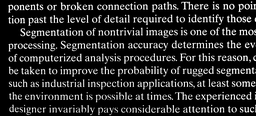
#> input picture hw5/img/Fig0929(a)(text_image).tif, 256 x 116 px, shrunk from 2018 x 918 before the run; the run also reads 1 picture not shown here
$ python main.py   (older library calls are emulated)
#> lines starting #> are read from the running program, lines starting #| are printed output that depends on the picture; after the words box and inside, x2 and y2 are one past the last pixel; in counts of white or black regions, pixels touching at a corner belong together
import cv2
import matplotlib.pylab as plt
import numpy as np


######################################## 二值形态学 ########################################3

# 二值化
def binarize(img: np.ndarray) -> np.ndarray:
    level = int(2 ** (8 * img.nbytes / img.size))
    out = np.zeros_like(img, dtype=np.bool)
    out[img >= level / 2] = True
    return out


# 重建图像
def debinarize(img_bin: np.ndarray, level: int) -> np.ndarray:
    img = np.zeros_like(img_bin, dtype=np.uint8)
    img[img_bin] = level - 1
    return img


# 膨胀，kernel 为十字
def dilate_cross(img: np.ndarray) -> np.ndarray:
    assert img.ndim == 2 and img.dtype == np.bool
    # 加一个边框加速计算
    tmp = np.pad(img, pad_width=[(1, 1), (1, 1)], mode='constant', constant_values=0)
    index_i, index_j = np.where(tmp)
    tmp[index_i - 1, index_j] = True
    tmp[index_i + 1, index_j] = True
    tmp[index_i, index_j - 1] = True
    tmp[index_i, index_j + 1] = True
    return tmp[1:-1, 1:-1].copy()


# 膨胀，kernel 为 51x1
def dilate_51x1(img: np.ndarray) -> np.ndarray:
    assert img.ndim == 2 and img.dtype == np.bool
    # 加一个边框加速计算
    tmp = np.pad(img, pad_width=[(25, 25), (0, 0)], mode='constant', constant_values=0)
    index_i, index_j = np.where(tmp)
    for d in range(-25, 26, 1):
        tmp[index_i + d, index_j] = True
    return tmp[25:-25, :].copy()


def fill_hole(img: np.ndarray) -> np.ndarray:
    assert img.ndim == 2 and img.dtype == np.bool
    marker = np.zeros(shape=(img.shape[0] + 2, img.shape[1] + 2), dtype=np.bool)
    marker[0, :] = True
    marker[-1, :] = True
    marker[:, 0] = True
    marker[:, -1] = True
    mask = marker.copy()
    mask[1:-1, 1:-1] = ~img
    while True:
        marker_pre = marker
        dilation = dilate_cross(marker)
        marker = dilation & mask
        if np.all(marker_pre == marker):
            break
    return ~marker[1:-1, 1:-1]


def extract_long_character(img: np.ndarray) -> np.ndarray:
    assert img.ndim == 2 and img.dtype == np.bool
    marker = ~dilate_51x1(~img)
    # 通过膨胀重建
    mask = img
    while True:
        marker_pre = marker
        dilation = dilate_cross(marker)
        marker = dilation & mask
        if np.all(marker_pre == marker):
            break
    return marker


def clear_boundary(img: np.ndarray) -> np.ndarray:
    assert img.ndim == 2 and img.dtype == np.bool
    marker = img.copy()
    marker[1:-1, 1:-1] = False
    # 通过膨胀重建
    mask = img
    while True:
        marker_pre = marker
        dilation = dilate_cross(marker)
        marker = dilation & mask
        if np.all(marker_pre == marker):
            break
    return marker ^ img


def binary_morphology_exp():
    img = cv2.imread('img/Fig0929(a)(text_image).tif')
#> img is the input picture: shape (116, 256, 3); min 0, max 255, mean 38.3
    img = cv2.cvtColor(img, cv2.COLOR_RGB2GRAY)
#> img: shape (116, 256)
    img_bin = binarize(img)
#> in binarize, `level = int(2 ** (8 * img.nbytes / img.size))`: level = 256
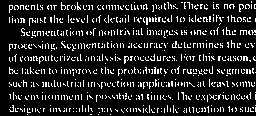
#> img_bin: shape (116, 256) bool; 13.4% white in thin lines or dots
    img_bin_fill_hole = fill_hole(img_bin)
#> in fill_hole, `mask[1:-1, 1:-1] = ~img`: mask: shape (118, 258) bool; 87% white; black in thin lines or dots
#> after the loop in fill_hole, `while True:`: marker: shape (118, 258) bool; 86.9% white; black in thin lines or dots
#> in fill_hole, `return ~marker[1:-1, 1:-1]`: returned value: shape (116, 256) bool; 13.4% white in thin lines or dots
    img_out = debinarize(img_bin_fill_hole, 256)
#> img_out: shape (116, 256); 13.4% white in thin lines or dots
    print('孔洞填充 => text_fill_hole.png')
    cv2.imwrite('result/text_fill_hole.png', img_out)
    img_bin_extract_long_char = extract_long_character(img_bin)
#> in dilate_51x1, `tmp = np.pad(img, pad_width=[(25, 25), (0, 0)], mode='constant', const..`: tmp: shape (166, 256) bool; 60.5% white; 752 black regions (746 under 20 px), largest, box (x1, y1, x2, y2) and area: (0, 0, 256, 25) 6400, (0, 141, 256, 166) 6400, (9, 92, 18, 99) 21, (29, 43, 36, 51) 20, (124, 81, 129, 89) 20, (243, 81, 248, 86) 20
#> in dilate_51x1, `tmp = np.pad(img, pad_width=[(25, 25), (0, 0)], mode='constant', const..`: img: shape (116, 256) bool; 86.6% white; black in thin lines or dots
#> after the loop in dilate_51x1, `for d in range(-25, 26, 1):`: tmp: shape (166, 256) bool; every value is 1
#> in dilate_51x1, `return tmp[25:-25, :].copy()`: returned value: shape (116, 256) bool; every value is 1
#> in extract_long_character, `marker = ~dilate_51x1(~img)`: marker: shape (116, 256) bool; every value is 0
    img_out = debinarize(img_bin_extract_long_char, 256)
    print('长字符提取 => text_extract_long_character.png')
    cv2.imwrite('result/text_extract_long_character.png', img_out)
    img_bin_clear_boundary = clear_boundary(img_bin)
#> in clear_boundary, `marker[1:-1, 1:-1] = False`: marker: shape (116, 256) bool; 0.08% white in thin lines or dots, all inside (x1, y1, x2, y2) = (255, 4, 256, 112)
#> after the loop in clear_boundary, `while True:`: marker: shape (116, 256) bool; 0.13% white in thin lines or dots, all inside (x1, y1, x2, y2) = (253, 4, 256, 112)
#> in clear_boundary, `return marker ^ img`: returned value: shape (116, 256) bool; 13.2% white in thin lines or dots
    img_out = debinarize(img_bin_clear_boundary, 256)
#> img_out: shape (116, 256); 13.2% white in thin lines or dots
    print('清除边界 => text_clear_boundary.png')
    cv2.imwrite('result/text_clear_boundary.png', img_out)


#################################### 灰度形态学 ########################################3

# 膨胀
def dilate_flat_round(img: np.ndarray, radius: int) -> np.ndarray:
    assert img.ndim == 2
    # 找到结构体的点
    di = []
    dj = []
    for x in range(-radius, radius + 1):
        for y in range(-radius, radius + 1):
            if round(np.sqrt(x ** 2 + y ** 2)) <= radius:
                di.append(x)
                dj.append(y)
    di = np.array(di)
    dj = np.array(dj)
    img_pad = np.pad(img, pad_width=[(radius, radius), (radius, radius)], mode='minimum')
    # operation_field = []
    # for index in range(di.size):
    #     operation_field.append(img_pad[di[index] + radius:di[index] + radius + img.shape[0],
    #                            dj[index] + radius:dj[index] + radius + img.shape[1]])
    # out = np.max(operation_field, axis=2)
    out = np.empty_like(img)
    for i in range(img.shape[0]):
        for j in range(img.shape[1]):
            out[i, j] = np.max(img_pad[i + radius - di, j + radius - dj])
    return out


# 腐蚀
def erode_flat_round(img: np.ndarray, radius: int) -> np.ndarray:
    assert img.ndim == 2
    # 找到结构体的点
    di = []
    dj = []
    for x in range(-radius, radius + 1):
        for y in range(-radius, radius + 1):
            if round(np.sqrt(x ** 2 + y ** 2)) <= radius:
                di.append(x)
                dj.append(y)
    di = np.array(di)
    dj = np.array(dj)
    img_pad = np.pad(img, pad_width=[(radius, radius), (radius, radius)], mode='maximum')
    # operation_field = []
    # for index in range(di.size):
    #     operation_field.append(img_pad[di[index] + radius:di[index] + radius + img.shape[0],
    #                            dj[index] + radius:dj[index] + radius + img.shape[1]])
    # out = np.max(operation_field, axis=2)
    out = np.empty_like(img)
    for i in range(img.shape[0]):
        for j in range(img.shape[1]):
            out[i, j] = np.min(img_pad[i + radius + di, j + radius + dj])
    return out


# 开操作
def open_operation_flat_round(img: np.ndarray, radius: int) -> np.ndarray:
    return dilate_flat_round(erode_flat_round(img, radius), radius)


# 闭操作
def close_operation_flat_round(img: np.ndarray, radius: int) -> np.ndarray:
    return erode_flat_round(dilate_flat_round(img, radius), radius)


# 顶帽变换
def top_hat_transform(img: np.ndarray, radius: int) -> np.ndarray:
    return img - open_operation_flat_round(img, radius)


# 形态学平滑
def smooth(img: np.ndarray, radius: int) -> np.ndarray:
    return close_operation_flat_round(open_operation_flat_round(img, radius), radius)


# 形态学梯度
def grad(img: np.ndarray, radius: int) -> np.ndarray:
    return dilate_flat_round(img, radius) - erode_flat_round(img, radius)


# 纠正阴影
def correct_the_shadow_rice():
    print('===== 纠正阴影 =====')
    rice = cv2.imread('img/Fig0940(a)(rice_image_with_intensity_gradient).tif')
    rice = cv2.cvtColor(rice, cv2.COLOR_RGB2GRAY)
    _, rice_otsu = cv2.threshold(rice, 0, 255, cv2.THRESH_OTSU)
    print('Otsu 算法二值化 => rice_otsu.png')
    cv2.imwrite('result/rice_otsu.png', rice_otsu)
    rice_open = open_operation_flat_round(rice, 40)
    print('开操作 => rice_open.png')
    cv2.imwrite('result/rice_open.png', rice_open)
    rice_top_hat = top_hat_transform(rice, 40)
    print('顶帽变换 => rice_tophat.png')
    cv2.imwrite('result/rice_top_hat.png', rice_top_hat)
    _, rice_top_hat_otsu = cv2.threshold(rice_top_hat, 0, 255, cv2.THRESH_OTSU)
    print('顶帽变换后 Otsu 算法二值化 => rice_top_hat_otsu.png')
    cv2.imwrite('result/rice_top_hat_otsu.png', rice_top_hat_otsu)


# 粒度测定
def determinate_granularity_dowel():
    print('===== 粒度测定 =====')
    dowel = cv2.imread('img/Fig0941(a)(wood_dowels).tif')
    dowel = cv2.cvtColor(dowel, cv2.COLOR_RGB2GRAY)
    dowel_smooth = smooth(dowel, 5)
    print('形态学平滑 => dowels_smooth.png')
    cv2.imwrite('result/dowels_smooth.png', dowel_smooth)
    surfaces = [dowel_smooth.sum(dtype=np.int64)]
    print('根据不同的半径进行开操作 ...')
    for radius in range(1, 36):
        print(f'\tr={radius}')
        dowel_new = open_operation_flat_round(dowel_smooth, radius)
        s = dowel_new.sum(dtype=np.int64)
        surfaces.append(s)
        if radius in [10, 20, 25, 30]:
            cv2.imwrite(f'result/dowels_open_r={radius}.png', dowel_new)
    difference = []
    for radius in range(1, 36):
        difference.append(surfaces[radius - 1] - surfaces[radius])
    plt.plot(range(1, 36), difference)
    plt.xlabel('r')
    plt.ylabel('Differences in surface areas')
    plt.xlim(0, 35)
    plt.ylim(bottom=0)
    print('surface areas 差值 => dowels_differences_in_surface_areas.png')
    plt.savefig('result/dowels_differences_in_surface_areas.png')


# 纹理分割
def spilt_texture_blobs():
    print('===== 纹理分割 =====')
    blobs = cv2.imread('img/Fig0943(a)(dark_blobs_on_light_background).tif')
    blobs = cv2.cvtColor(blobs, cv2.COLOR_RGB2GRAY)
    blobs_remove_small = close_operation_flat_round(blobs, 30)
    print('用闭操作移除小尺寸物件 => blobs_remove_small.png')
    cv2.imwrite('result/blobs_remove_small.png', blobs_remove_small)
    blobs_fill_gaps = open_operation_flat_round(blobs_remove_small, 60)
    print('用开操作连接大尺寸物件 => blobs_fill_gaps.png')
    cv2.imwrite('result/blobs_fill_gaps.png', blobs_fill_gaps)
    blobs_edge_grad = grad(blobs_fill_gaps, 2)
    blobs_spilt = blobs + blobs_edge_grad
    print('分隔结果 => blobs_split.png')
    cv2.imwrite('result/blobs_split.png', blobs_spilt)


def grayscale_morphology_exp():
    correct_the_shadow_rice()
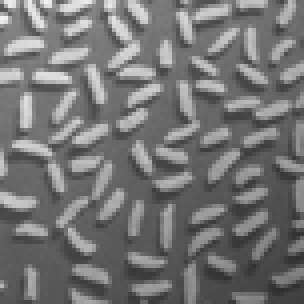
#> input picture hw5/img/Fig0940(a)(rice_image_with_intensity_gradient).tif, 76 x 76 px, shrunk from 600 x 600 before the run (shown 4 times larger)
#> in correct_the_shadow_rice, rice is the input picture: shape (76, 76, 3); min 47, max 242, mean 116.4
#> in correct_the_shadow_rice, `_, rice_otsu = cv2.threshold(rice, 0, 255, cv2.THRESH_OTSU)`: rice_otsu: shape (76, 76); 27.4% white in thin lines or dots
#> in dilate_flat_round, `di = []`: di = []
#> after the loop in dilate_flat_round, `for x in range(-radius, radius + 1):`: di = 5169 values from -40 to 40; dj = 5169 values, max 40 at index 2138, min -40 at index 2058, mean 0
#> after the loop in dilate_flat_round, `for i in range(img.shape[0]):`:
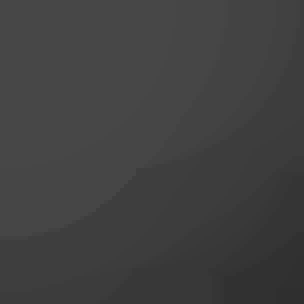
#> out: shape (76, 76) (shown 4 times larger); min 47, max 71, mean 64.6
#> in correct_the_shadow_rice, `_, rice_top_hat_otsu = cv2.threshold(rice_top_hat, 0, 255, cv2.THRESH_..`: rice_top_hat_otsu: shape (76, 76); 28.2% white in thin lines or dots
    determinate_granularity_dowel()
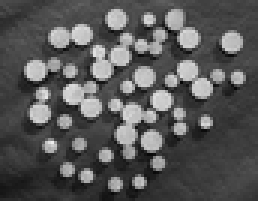
#> input picture hw5/img/Fig0941(a)(wood_dowels).tif, 86 x 67 px, shrunk from 675 x 531 before the run (shown 3 times larger)
#> in determinate_granularity_dowel, dowel is the input picture: shape (67, 86, 3); min 2, max 238, mean 86.7
#> call 3 of erode_flat_round, with radius = 5
#> after the loop in erode_flat_round (call 3), `for i in range(img.shape[0]):`:
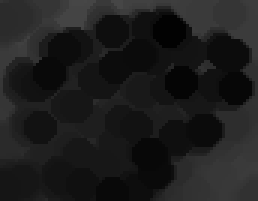
#> out: shape (67, 86) (shown 3 times larger); min 2, max 71, mean 28.8
#> call 4 of dilate_flat_round, with radius = 5
#> in dilate_flat_round (call 4), `di = []`: di = []
#> after the loop in dilate_flat_round (call 4), `for x in range(-radius, radius + 1):`: di = 97 values from -5 to 5
#> after the loop in dilate_flat_round (call 4), `for i in range(img.shape[0]):`:
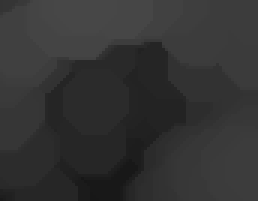
#> out: shape (67, 86) (shown 3 times larger); min 23, max 71, mean 51.1
#> in determinate_granularity_dowel, `surfaces = [dowel_smooth.sum(dtype=np.int64)]`: surfaces = [264099]
#> the loop in determinate_granularity_dowel, `for radius in range(1, 36):` made 35 passes
#> s on passes 1 to 12: 264084, 264084, 264040, 263855, 263802, 260913, 259375, 257304, 255677, 251586, 248096, 245861
#> pass 1, in dilate_flat_round (call 5), `img_pad = np.pad(img, pad_width=[(radius, radius), (radius, radius)], ..`:
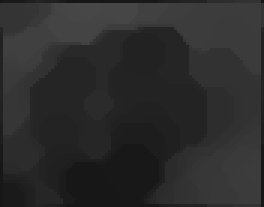
#> img_pad: shape (69, 88) (shown 3 times larger); min 23, max 71, mean 43.9
#> after the loop in determinate_granularity_dowel, `for radius in range(1, 36):`: surfaces = 36 values, max 264099 at index 0, min 194265 at index 35, mean 234819.9
#> after the loop in determinate_granularity_dowel, `for radius in range(1, 36):`: difference = 35 values, max 9122 at index 28, min 0 at index 1, mean 1995.3
    spilt_texture_blobs()


#########################################################################

if __name__ == '__main__':
    binary_morphology_exp()
    grayscale_morphology_exp()
